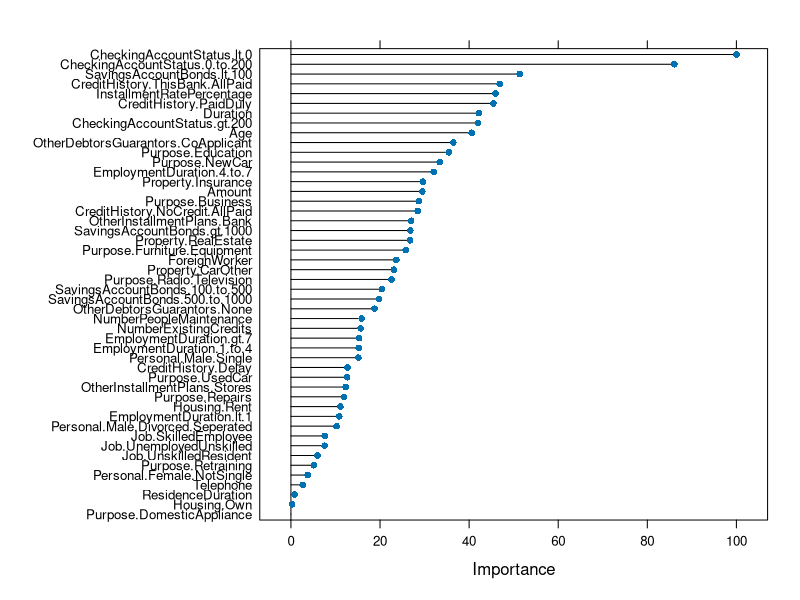

The R script that drew this image: (Note: this script raises an error after producing the figure.)
#Install packages
library(dplyr)
library(caret)
library(ROCR)
library(ggplot2)
#library(e1071)
#library(pROC)
#library(caTools)


#Utilise German Credit Data file from caret with pre-cleansed data 
#Set TARGET - BAD to 1 - i.e. we are going to predict defaults as the outcome
data(GermanCredit)
GCD <- tbl_df(GermanCredit) %>%
  mutate(ID = row_number(),
         Target = ifelse(Class == "Bad",1,0)) %>%
  select(ID,Class,Target,everything())

# Create a partition of 80% of the rows for training, 20% for validation
# Note there is no validation in the traditional SAS EM manner;
#   instead CV training is used to optimise the model.
set.seed(42)
Partition_Index <- createDataPartition(GCD$Target,
                                       p=0.70, list=FALSE)
GCD_Training <- GCD[Partition_Index,]
GCD_Validation <- GCD[-Partition_Index,]


#(Check relative proportions of the target variables in the split data)
prop.table(table(GCD_Training$Target))
prop.table(table(GCD_Validation$Target))


#Build a train control object
GCD_TrCtrl <- trainControl(method="cv", 
                           summaryFunction=defaultSummary, 
                           classProbs=T,
                           savePredictions = T)
#Add in pre-processing: imputation and normalisation

#Train Logistic regression model (family = Binomial, method=glm) glmStepAIC
GCD_Model_LR <- train(Target ~ . -Class -ID,
                       data=GCD_Training,
                       method="glm",
                       family="binomial",
                       trControl=GCD_TrCtrl)
warnings(GCD_Model_LR) #Display detailed warnings


#Apply model to validation data set - Logistic Regression
GCD_Pred_LR <-predict(GCD_Model_LR,
                      GCD_Validation)


#Compile training and validation data into a single data frame for evaluation
GCD_Evaluate_Tr <- GCD_Model_LR$pred %>%
    select(ID=rowIndex, Observed=obs, Pred_Prob=pred) %>% 
    mutate(Partition="Training",
           Predicted = ifelse(Pred_Prob > 0.5, 1,0)) %>% 
    select(Partition,ID,Pred_Prob,Predicted,Observed) %>% 
    arrange(desc(Pred_Prob))   
GCD_Evaluate_Val <- GCD_Validation %>%
            select(ID,Observed=Target) %>% 
            mutate(Partition="Validation",
                   Pred_Prob = GCD_Pred_LR,
                   Predicted = ifelse(GCD_Pred_LR > 0.5, 1,0)) %>% 
            select(Partition,ID,Pred_Prob,Predicted,Observed) %>% 
            arrange(desc(Pred_Prob))
   
#Clean up interim objects
rm(GermanCredit,Partition_Index,GCD_Pred_LR)



# # #Train decision tree model (family = Binomial, method=glm) glmStepAIC
# GCD_Model_DT <- train(Target ~
#                         . -Class -ID,
#                       data=GCD_Training,
#                       method="rpart2",
#                       family="binomial",
#                       metric='RMSE',
#                       trControl=GCD_TrCtrl)
# warnings(GCD_Model_DT)


#Show model variable importance - move to evaluate code
predictors(GCD_Model_LR)
VI1 <- varImp(GCD_Model_LR)
plot(VI1)





#ConfusionMatrix on Validation data - move to evaluate code
CM <- confusionMatrix(data = GCD_Predict_LR$Predicted,
                reference = GCD_Predict_LR$Observed)
CM

# #Aply model to validation data set - Decision Tree
# GCD_Pred_DT.obj <-predict(GCD_Model_DT, GCD_Validation)
# GCD_Predict_DT <- GCD_Validation %>%
#   select(ID,Observed=Target) %>%
#   mutate(Predicted = ifelse(GCD_Pred_DT.obj > 0.5, 1,0),
#          Pred_Prob = GCD_Pred_DT.obj) %>%
#   arrange(desc(Pred_Prob))
# 
# #ConfusionMatrix on Validation data
# confusionMatrix(data = GCD_Predict_LR$Predicted,
#                 reference = GCD_Predict_LR$Observed)





#Output AUC values - move to evaluate code
ROC.Training_LR <- roc(GCD_Model_LR$pred$obs, GCD_Model_LR$pred$pred)
ROC.Validation_LR <- roc(GCD_Predict_LR$Observed, GCD_Predict_LR$Pred_Prob)
print("TRAINING"); auc(ROC.Training_LR)
print("VALIDATION"); auc(ROC.Validation_LR)

### Plotting ROC curves

# a) using base graphics system

#Plot ROC curves - likely obsolete
plot(ROC.Training_LR, col = "blue",
     print.auc = TRUE, print.auc.y = .4)
plot(ROC.Validation_LR, col = "magenta",
     print.auc = TRUE, print.auc.y = .2,
     add = TRUE)





# c) using ggplot2 graphics system



# can be extended to accommodate comparison of ROC curves, and 
# certainly could stand some aesthetic tweaks... but a gr8 start!
ggplotROC = function(roc, colour="black", title = NULL){
    # for ggplot solution: h/t @ https://stackoverflow.com/questions/37438461/
    auc_percent = round(roc$auc * 100, 2)
    df = data.frame(Specificity=roc$specificities, Sensitivity=roc$sensitivities)
    plot = ggplot(data = df, aes(x = Specificity, y = Sensitivity))+
        geom_path(colour = colour, size = 1.5)+
        scale_x_reverse() +
        geom_abline(intercept = 1, slope = 1, color='grey')+
        annotate("text", x = .85, y = .95, 
            label = paste0('AUC: ', auc_percent, '%'), size = 5) +
        labs(title = title, y = 'Sensitivity (%)', x = 'Specificity (%)')
    # adding a clean and simple theme
    plot = plot + theme_minimal()
    return(plot)
}

# plots created from 
trainRocPlot = ggplotROC(ROC.Training_LR, colour = "red",
    title = "Training Set Performance")

testRocPlot = ggplotROC(ROC.Validation_LR, colour = "blue",
    "Validation Set Performance")
